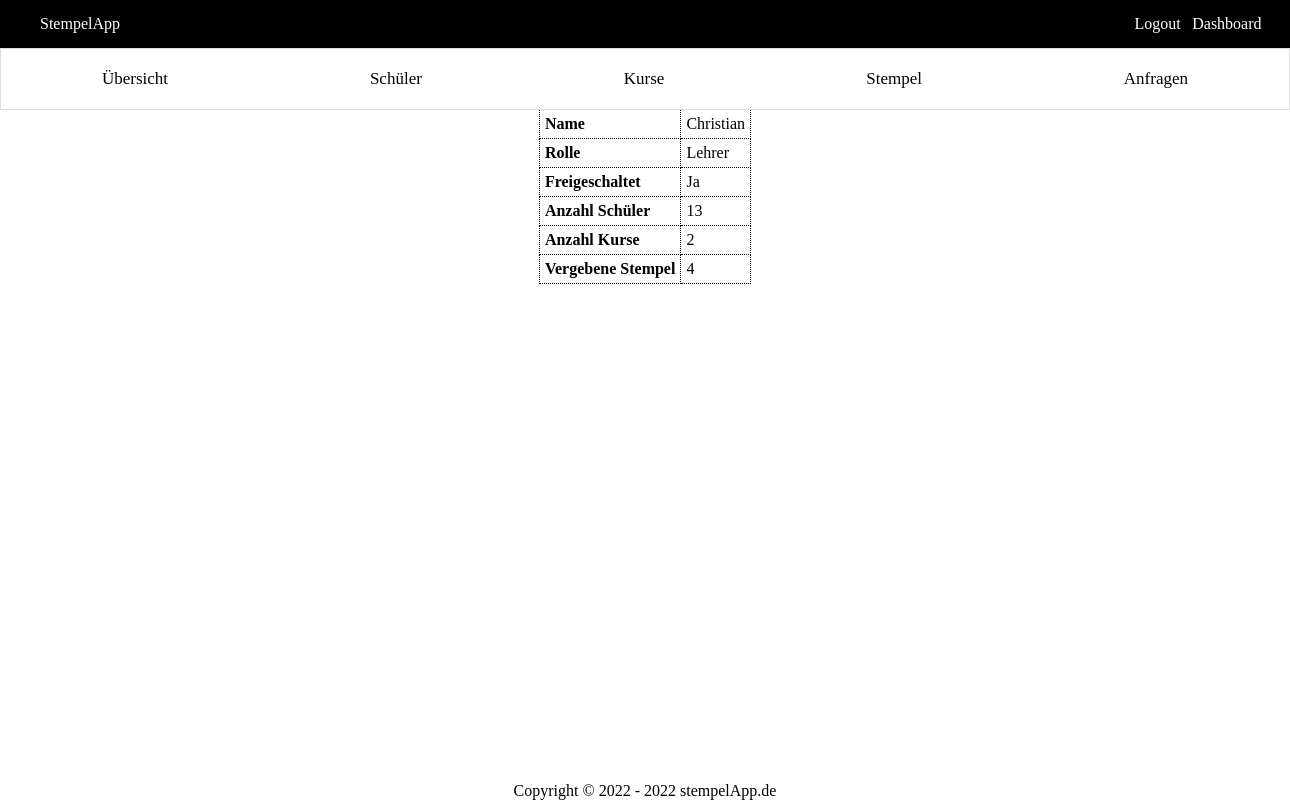
The page /website/dashboard/user/entity.php?id=5 (signed in) on the database its author committed.
### tables this page shows
CREATE TABLE Nutzer (Id INTEGER PRIMARY KEY AUTOINCREMENT UNIQUE, Name STRING NOT NULL UNIQUE, Passwort STRING NOT NULL, Rolle INTEGER NOT NULL, Freigeschaltet BOOLEAN);

### website/stempelAppManager.php (called while the page is built, shortened)
<?php
$db = new PDO('sqlite:' . dirname(__FILE__) . '/StempelApp.db');
$sessionUser = getUserByName($_SESSION['name']);
function getUnlockedText($user): string
{
    if ($user['Freigeschaltet'] == 1) {
        return 'Ja';
    } else {
        return 'Nein';
    }
}
function getUserById($id)
{
    global $db;
    $query =
        'SELECT *
        FROM Nutzer
        WHERE Id = :id';
    $stmt = $db->prepare($query);
    $stmt->bindParam(":id", $id);
    $stmt->execute();
    return $stmt->fetch(PDO::FETCH_ASSOC);
}
function getUserByName($name)
{
    global $db;
    $query =
        'SELECT *
        FROM Nutzer
        WHERE Name = :name';
    $stmt = $db->prepare($query);
    $stmt->bindParam(":name", $name);
    $stmt->execute();
    return $stmt->fetch(PDO::FETCH_ASSOC);
}
function getUsers($selectedUser, $startAtEntity = null)
{
    global $db;
    $parameters = array();
    if (isUserStudent($selectedUser)) {
        $query =
            'SELECT lehrer.Id, lehrer.Name, lehrer.Rolle
            FROM Nutzer schüler, Schüler_Kurs sk, Kurs k, Nutzer lehrer
            WHERE schüler.Id = ?
            AND sk.Schüler = schüler.Id
            AND sk.Kurs = k.Id
            AND k.Lehrer = lehrer.Id
            GROUP BY lehrer.Id';
        $parameters[] = $selectedUser['Id'];
    } elseif (isUserTeacher($selectedUser)) {
        $query =
            'SELECT n.Id, n.Name, n.Rolle
            FROM Nutzer n, Schüler_Kurs sk, Kurs k
            WHERE sk.Schüler = n.Id
            AND sk.Kurs = k.Id
            AND k.Lehrer = ?';
        $parameters[] = $selectedUser['Id'];
    } else {
        $query =
            'SELECT n.Id, n.Name, n.Rolle, n.Freigeschaltet
            FROM Nutzer n';
    }
    $stmt = $db->prepare($query);
    $stmt->execute($parameters);
    return $stmt->fetchAll(PDO::FETCH_ASSOC);
}
function getUsersCount($selectedUser): int
{
    $users = getUsers($selectedUser);
    return count($users);
}
function isUserAdmin($user): bool
{
    return $user['Rolle'] == ADMIN;
}
function isUserTeacher($user): bool
{
    return $user['Rolle'] == LEHRER;
}
function isUserStudent($user): bool
{
    return $user['Rolle'] == SCHUELER;
}
function isSameUser($user1, $user2): bool
{
    return $user1['Id'] == $user2['Id'];
}
function getCourses($selectedUser, $startAtEntity = null)
{
    global $db, $sessionUser;
    $parameters = array();
    if (isUserAdmin($sessionUser)) {
        if (isUserStudent($selectedUser)) {
            $query =
                'SELECT k.Id, k.Name, k.Stufe, k.Fach, k.Lehrer, count(sk2.Id) AS "Anzahl Schüler"
                FROM Kurs k, Schüler_Kurs sk1, Schüler_Kurs sk2
                WHERE sk1.Kurs = k.Id
                AND sk1.Schüler = ?
                AND sk2.Kurs = k.Id
                GROUP BY k.Id';
            $parameters[] = $selectedUser['Id'];
        } elseif (isUserTeacher($selectedUser)) {
            $query =
                'SELECT k.Id, k.Name, k.Stufe, k.Fach, k.Lehrer, count(sk.Id) AS "Anzahl Schüler"
                FROM Kurs k, Schüler_Kurs sk
                WHERE k.Lehrer = ?
                AND sk.Kurs = k.Id
                GROUP BY k.Id';
            $parameters[] = $selectedUser['Id'];
        } else {
            $query =
                'SELECT k.Id, k.Name, k.Stufe, k.Fach, k.Lehrer, count(sk.Id) AS "Anzahl Schüler"
                FROM Kurs k, Schüler_Kurs sk
                WHERE sk.Kurs = k.Id
                GROUP BY k.Id';
        }
    } elseif (isUserTeacher($sessionUser)) {
        $parameters[] = $sessionUser['Id'];
        if (isSameUser($sessionUser, $selectedUser)) {
            $query =
                'SELECT k.Id, k.Name, k.Stufe, k.Fach, k.Lehrer, count(sk.Id) AS "Anzahl Schüler"
                FROM Kurs k, Schüler_Kurs sk
                WHERE k.Lehrer = ?
                AND sk.Kurs = k.Id
                GROUP BY k.Id';
        }
    }
    $stmt = $db->prepare($query);
    $stmt->execute($parameters);
    return $stmt->fetchAll(PDO::FETCH_ASSOC);
}
function getCoursesCount($selectedUser): int
{
    $courses = getCourses($selectedUser);
    return count($courses);
}
function getStamps($selectedUser, $startAtEntity = null)
{
    global $db, $sessionUser;
    $parameters = array();
    if (isUserAdmin($sessionUser)) {
        $query =
            'SELECT s.Id, s.Text, empfänger.Id AS Empfänger, aussteller.Id AS Aussteller, k.Id AS Kurs, kom.Id AS Kompetenz, Datum
            FROM Stempel s, Nutzer empfänger, Nutzer aussteller, Kurs k, Kompetenz kom
            WHERE s.Empfänger = empfänger.Id
            AND s.Aussteller = aussteller.Id
            AND s.Kurs = k.Id
            AND s.Kompetenz = kom.Id';
        if (isUserStudent($selectedUser)) {
            $query .= ' AND empfänger.Id = ?';
            $parameters[] = $selectedUser['Id'];
        } elseif (isUserTeacher($selectedUser)) {
            $query .= ' AND aussteller.Id = ?';
            $parameters[] = $selectedUser['Id'];
        }
    } elseif (isUserTeacher($sessionUser)) {
        $query =
            'SELECT s.Id, s.Text, empfänger.Id AS Empfänger, aussteller.Id AS Aussteller, k.Id AS Kurs, kom.Id AS Kompetenz, Datum
            FROM Stempel s, Nutzer empfänger, Nutzer aussteller, Kurs k, Kompetenz kom
            WHERE s.Empfänger = empfänger.Id
            AND s.Aussteller = aussteller.Id
            AND s.Kurs = k.Id
            AND k.Lehrer = ?
            AND s.Kompetenz = kom.Id';
        $parameters[] = $selectedUser['Id'];
    }
    $stmt = $db->prepare($query);
    $stmt->execute($parameters);
    return $stmt->fetchAll(PDO::FETCH_ASSOC);
}
function getStampsCount($selectedUser): int
{
    $stamps = getStamps($selectedUser);
    return count($stamps);
}

### website/dashboard/user/entity.php (the view, shortened to what this page needs)
<?php
require_once "../dashboard.php";
$page = new EntityPage();
function print_entity_values()
{
    $sessionUser = getUserByName($_SESSION['name']);
    $selectedUser = getUserById($_GET['id']); ?>
    <tr>
        <td><b>Name</b></td>
        <td><?= $selectedUser['Name'] ?></td>
    </tr>
    <tr>
        <td><b>Rolle</b></td>
        <td><?= ROLLEN_NAMEN[$selectedUser['Rolle']] ?></td>
    </tr>
    <?php if (isUserTeacher($selectedUser)) { ?>
        <tr>
            <td><b>Freigeschaltet</b></td>
            <td><?= getUnlockedText($selectedUser) ?></td>
        </tr>
        <tr>
            <td><b>Anzahl Schüler</b></td>
            <td><?= getUsersCount($selectedUser) ?></td>
        </tr>
        <tr>
            <td><b>Anzahl Kurse</b></td>
            <td><?= getCoursesCount($selectedUser) ?></td>
        </tr>
        <tr>
            <td><b>Vergebene Stempel</b></td>
            <td><?= getStampsCount($selectedUser) ?></td>
        </tr>
    <?php } ?>
<?php }
$page->print_html();

### website/css/dashboard.css (style rules this page uses)
table, tr, td, th { border-collapse: collapse; border: 1px dotted black; border-top: none; padding: 5px; }

### website/css/config.css (style rules this page uses)
* { margin: 0; padding: 0; border: 0; }
html, body { height: 100%; }

### rows shown on the page
nutzer: Name "Christian", Rolle "Lehrer", Freigeschaltet "Ja"

### other values the page prints
getUsersCount($selectedUser) "13"
getCoursesCount($selectedUser) "2"
getStampsCount($selectedUser) "4"
